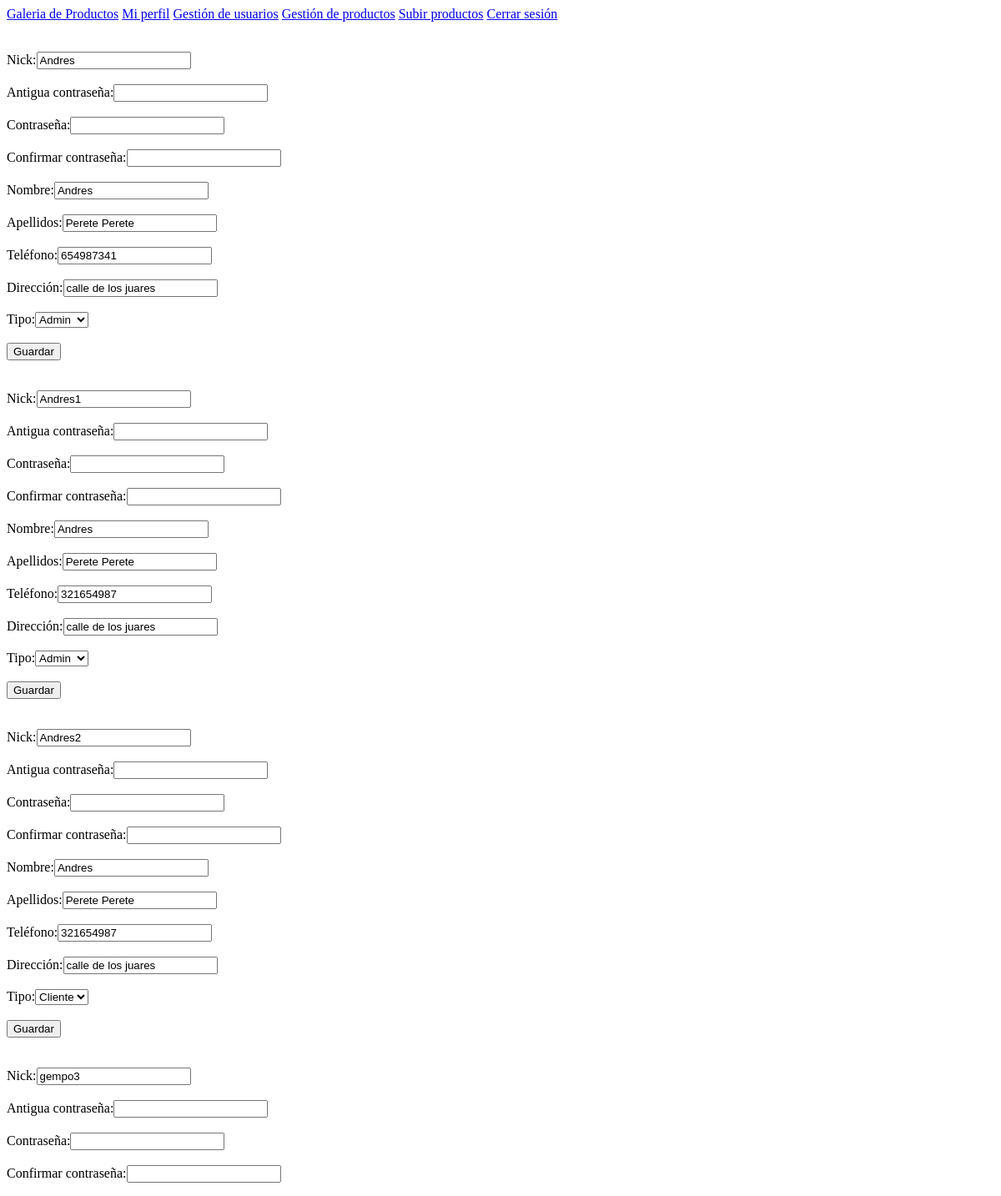
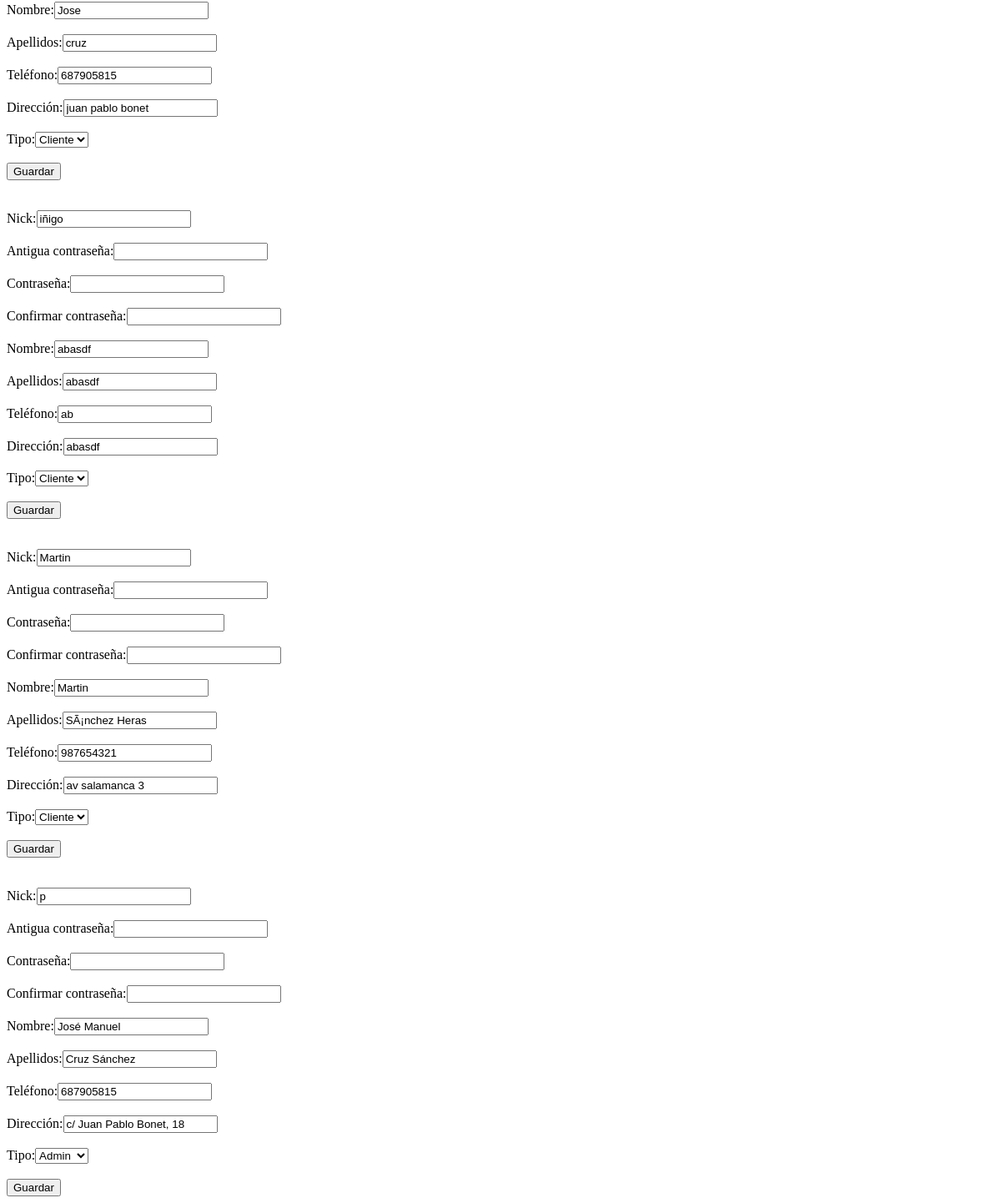
Page /gestion_usuarios.php (signed in) on the committed database (2 pictures, top to bottom).
### tables this page shows
CREATE TABLE `usuarios` (
  `nick` varchar(20) NOT NULL,
  `contrasena` varchar(20) NOT NULL,
  `nombre` varchar(20) NOT NULL,
  `apellidos` varchar(50) NOT NULL,
  `telefono` varchar(20) NOT NULL,
  `direccion` varchar(100) NOT NULL,
  `tipo` enum('admin','cliente') NOT NULL
);

### include/funciones.php (the view, shortened to what this page needs)
<?php
function mostrarFormulario($form_action, $btn_value, $nick_readonly, $nick, $contrasena, $confirmar, $nombre, $apellidos, $telefono, $direccion, $tipo){
    ?>
        <form action="<?= $form_action ?>" method="post">
            <br><br>
            <?php
                if($nick_readonly == true){
                    echo 'Nick:<input name="nick" value="' . $nick . '" readonly>';
                }else{
                    echo 'Nick:<input name="nick" value="' . $nick . '">';
                }
            ?>
            <br><br>
            Antigua contraseña:<input name="antigua_contrasena" type="text">
            <br><br>
            Contraseña:<input name="contrasena" type="text">
            <br><br>
            Confirmar contraseña:<input name="confirmar" type="text">
            <br><br>
            Nombre:<input name="nombre" value="<?= $nombre ?>">
            <br><br>
            Apellidos:<input name="apellidos" value="<?= $apellidos ?>">
            <br><br>
            Teléfono:<input name="telefono" value="<?= $telefono ?>">
            <br><br>
            Dirección:<input name="direccion" value="<?= $direccion ?>">
            <br><br>
            <?php
                if($tipo != ''){
                    ?>
                        Tipo:<select name="tipo">
                    <?php
                        if($tipo == 'cliente'){
                            echo '<option value="cliente" selected>Cliente</option>';
                        }else{
                            echo '<option value="admin" selected>Admin</option>';
                        }
                    ?>
                        </select>
                        <br><br>
                    <?php
                }
            ?>
            <input type="submit" value="<?= $btn_value ?>" >
        </form>
    <?php
}
function obtenerTablaUsuarios(){
    $conexion = new mysqli(DB_HOST, DB_USUARIO, DB_PASS, DB_NOMBRE_BASE_DATOS);
    mysqli_set_charset($conexion, 'utf8');
    $sql = "select * from usuarios";
    $sentencia = $conexion->prepare($sql);
    $sentencia->execute();
    $resultado = $sentencia->get_result();
    return $resultado;
}
    ?>

### include/cabecera.php (shortened to what this page needs)
<!DOCTYPE html>
<html >
<head>
    <link rel="stylesheet" href="https://maxcdn.bootstrapcdn.com/font-awesome/4.5.0/css/font-awesome.min.css">
    <link rel='stylesheet prefetch' href='https://maxcdn.bootstrapcdn.com/font-awesome/4.5.0/css/font-awesome.min.css'>
    <link rel="stylesheet" href="css/estilos_productos.css">
</head>
<?php
    if($_SESSION['admin'] == true){
        require_once ("menu_admin.php");
    }else{
        require_once ("menu_cliente.php");
    }
?>

### include/menu_admin.php
<a href="index.php">Galeria de Productos</a>
<a href="mi_perfil.php">Mi perfil</a>
<a href="gestion_usuarios.php">Gestión de usuarios</a>
<a href="gestion_productos.php">Gestión de productos</a>
<a href="subir_productos.php">Subir productos</a>
<a href="cerrar_sesion.php">Cerrar sesión</a>

### gestion_usuarios.php
<?php
    require_once ("include/cabecera.php");
    require_once ("include/funciones.php");
    if(isset($_POST['nombre'])){
        actualizarDatosUsuarioBBDD($_POST['nick'], $_POST['contrasena'], $_POST['nombre'], $_POST['apellidos'], $_POST['telefono'], $_POST['direccion'], $_POST['tipo']);
        $resultado = obtenerTablaUsuarios();
        while($fila = $resultado->fetch_row()){
            mostrarFormulario('gestion_usuarios.php', 'Guardar', true, $fila[0], $fila[1], $fila[1], $fila[2], $fila[3], $fila[4], $fila[5], $fila[6]);
        }
    }else{
        $resultado = obtenerTablaUsuarios();
        while($fila = $resultado->fetch_row()){
            mostrarFormulario('gestion_usuarios.php', 'Guardar', true, $fila[0], $fila[1], $fila[1], $fila[2], $fila[3], $fila[4], $fila[5], $fila[6]);
        }
    }

### rows in the picture
usuarios: nick "Andres", nombre "Andres", apellidos "Perete Perete", telefono "654987341", direccion "calle de los juares", tipo "Admin"
usuarios: nick "Andres1", nombre "Andres", apellidos "Perete Perete", telefono "321654987", direccion "calle de los juares", tipo "Admin"
usuarios: nick "Andres2", nombre "Andres", apellidos "Perete Perete", telefono "321654987", direccion "calle de los juares", tipo "Cliente"
usuarios: nick "gempo3", nombre "Jose", apellidos "cruz", telefono "687905815", direccion "juan pablo bonet", tipo "Cliente"
usuarios: nick "iñigo", nombre "abasdf", apellidos "abasdf", telefono "ab", direccion "abasdf", tipo "Cliente"
usuarios: nick "Martin", nombre "Martin", apellidos "SÃ¡nchez Heras", telefono "987654321", direccion "av salamanca 3", tipo "Cliente"
usuarios: nick "p", nombre "José Manuel", apellidos "Cruz Sánchez", telefono "687905815", direccion "c/ Juan Pablo Bonet, 18", tipo "Admin"
